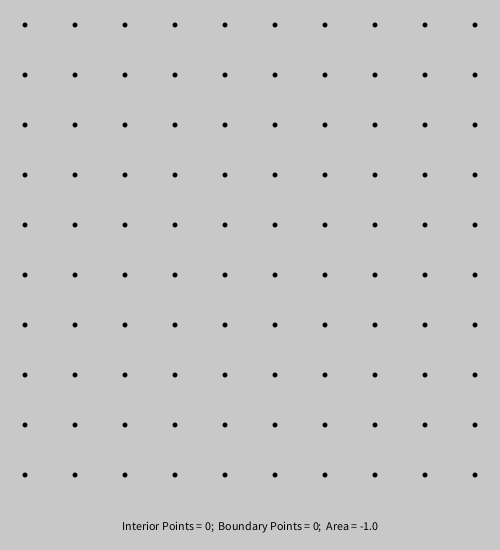
Frame 1 (no input)
Frame 60 (the mouse pressed at the canvas centre just before this capture): identical to frame 1, image omitted
Frame 120 (the mouse held since frame 60 and released just before this capture): identical to frame 1, image omitted

The Processing sketch that drew this single still picture (run headless with seeded random() and noise(); from frame 60 on, the mouse is pressed at the canvas centre):

// Processing sketch: PicksTheorem
// ── PicksTheorem.pde
/* An application to demonstrate Pick's Theorem */

int gridSize = 10;
int bumperSize = 25;

Boolean shapeSet = false;
Point selectedVertex = new Point(0, 0);

Boolean[][] selected = new Boolean[gridSize][gridSize];

Point[] vertices = new Point[0];

void setup() {
  
  size(500, 550);
  initialize();
}

void draw() {
  background(200, 200, 200);
  
  drawGrid(gridSize);
  drawPolygon();
}

void initialize(){
  
  selected = new Boolean[gridSize][gridSize];
  vertices = new Point[0];
  
   for (int i = 0; i < gridSize; i++) {
    for (int j = 0; j < gridSize; j++) {
      selected[i][j] = false;
    }
  }
}

float areaOfPolygon(int i, int b) {
  /* A = i + b/2 - 1 (i = interior, b = boundary) */
  return i + b/2.0 - 1.0;
}




// ── Point.pde
/*****
 Point class
 *****/
public class Point extends Object {
  float xCoord;
  float yCoord;

  public Point(float xC, float yC) {
    xCoord = xC;
    yCoord = yC;
  }

  /* returns true if this is an interior point */
  Boolean isInteriorPoint() {
    
    if (vertices.length == 0) return false;

    int ct = 0;

    for (int k = 0; k < vertices.length-1; k++) {
      Segment seg = new Segment(vertices[k], vertices[k+1]);
      ct += signedNumberOfPointAndSegment(this, seg);
    }

    if (vertices.length != 0) {
      Segment seg = new Segment(vertices[vertices.length-1], vertices[0]);
      ct += signedNumberOfPointAndSegment(this, seg);
    }

    if (1 == abs(ct % 2)) return true && !isBoundaryPoint();
    else return false;
  }

  /* returns true if this is a boundary point */
  Boolean isBoundaryPoint() {

    if (vertices.length == 0) return false;

    for (int k = 0; k < vertices.length-1; k++) {
      Segment seg = new Segment(vertices[k], vertices[k+1]);
      if (this.onLineSegment(seg)) return true;
    }

    Segment seg = new Segment(vertices[vertices.length-1], vertices[0]);
    if (this.onLineSegment(seg)) return true;

    return false;
  }

  /* returns true if point is on seg */
  Boolean onLineSegment(Segment seg) {
    
    //println("onlineSegment() called");

    Point p1 = seg.startPoint;
    Point p2 = seg.endPoint;

    float m1 = (p1.yCoord - p2.yCoord)/(p1.xCoord - p2.xCoord);
    float b1 = p1.yCoord - m1*p1.xCoord;

    if (p1.xCoord - p2.xCoord == 0) {
      // vertical line

      if (xCoord - p1.xCoord != 0) return false;

      if (yCoord < min(p1.yCoord, p2.yCoord) || yCoord > max(p1.yCoord, p2.yCoord)) return false;

      return true;
    }

    if (yCoord != m1*xCoord + b1) return false;

    // this is on line, but is it one line segment?
    if (xCoord >= min(p1.xCoord, p2.xCoord) && xCoord <= max(p1.xCoord, p2.xCoord)) return true;


    return false;
  }



  void showIntersections() {
    
    if(vertices.length == 0) return;
    
    for (int k = 0; k < vertices.length-1; k++) {
      Segment seg = new Segment(vertices[k], vertices[k+1]);
      signedNumberOfPointAndSegment(this, seg, true);
    }

    Segment seg = new Segment(vertices[vertices.length-1], vertices[0]);
    signedNumberOfPointAndSegment(this, seg, true);
    
  }
}







int signedNumberOfPointAndSegment(Point pt, Segment seg) {
  return signedNumberOfPointAndSegment(pt, seg, false);
}

int signedNumberOfPointAndSegment(Point pt, Segment seg, Boolean showIntersections) {

  Point p1 = seg.startPoint;
  Point p2 = seg.endPoint;

  float m1 = (p1.yCoord - p2.yCoord)/(p1.xCoord - p2.xCoord);
  float b1 = p1.yCoord - m1*p1.xCoord;

  // other line is line through pt and (-PI,-20*PI)
  float m2 = (pt.yCoord+PI)/(pt.xCoord+20*PI);
  float b2 = pt.yCoord - m2*pt.xCoord;

  float intX = (b1-b2)/(m2-m1);
  float intY = m2*intX + b2;

  if (p1.xCoord - p2.xCoord == 0) {
    intX = p1.xCoord;
    intY = m2*intX + b2;
  }

  /* draw intersections */
  if (showIntersections) {
    fill(255, 255, 255);
    ellipse(coordinatesForPointWithCoordinates(intX, intY).xCoord, coordinatesForPointWithCoordinates(intX, intY).yCoord, 10, 10);
  }

  if (intX > pt.xCoord) return 0; // pt is before the line segment

  /* determine if this is on the line segment */

  float minX = min(p1.xCoord, p2.xCoord);
  float maxX = max(p1.xCoord, p2.xCoord);
  float minY = min(p1.yCoord, p2.yCoord);
  float maxY = max(p1.yCoord, p2.yCoord);

  if (intX >= minX && intX <= maxX && intY >= minY && intY <= maxY) {
  }
  else {
    return 0;
  }

  /*******
   Determine the sign of the intersection 
   *******/

  // Determine if angles are in same or different quadrants

  float angle1 = atan2(pt.yCoord-intY, pt.xCoord-intX);
  float angle2 = atan2(p1.yCoord-intY, p1.xCoord-intX);

  int quadrant1 = floor(angle1/PI/2.0);
  int quadrant2 = floor(angle2/PI/2.0);

  if (quadrant1 == quadrant2) {
    if (angle1 - angle2 > 0) return 1;
    else return -1;
  }

  if (quadrant1 + 1 == quadrant2 % 4) {
    return -1;
  }
  else {
    return 1;
  }
}


// ── Segment.pde
public class Segment extends Object {
  Point startPoint;
  Point endPoint;

  public Segment(Point sP, Point eP) {
    startPoint = sP;
    endPoint = eP;
  }
}

// ── UserInput.pde
void mouseClicked() {

  float stepSize = (width-2*bumperSize)/(gridSize-1);

  int i = round((mouseX-bumperSize)/stepSize);
  int j = round((mouseY-bumperSize)/stepSize);

  /* // FOR DEBUGGING PURPOSES 
  if (shapeSet) {

    selectedVertex = new Point(i, j);

    println(i + "," + j);
    println(coordinatesForPoint(selectedVertex).xCoord + "," + coordinatesForPoint(selectedVertex).yCoord);

    for (int k = 0; k < vertices.length-1; k++) {
      Segment seg = new Segment(vertices[k], vertices[k+1]);
      println(signedNumberOfPointAndSegment(selectedVertex, seg));
    }
    
    Segment seg = new Segment(vertices[vertices.length-1],vertices[0]);
    println(signedNumberOfPointAndSegment(selectedVertex, seg));

    return;
  }
  */

  Point newVertex = new Point(i, j);
  vertices = (Point[]) append(vertices, newVertex);
}

void keyPressed() {
  if (key == ' ') {
    shapeSet = true;
    println("Shape set");
  }
  if(key == 'r'){
    initialize();
  }
}

// ── drawFunctions.pde
void drawGrid(int n) {

  //println("drawGrid() called");
  
  pushMatrix();
  translate(width/2.0, height/2.0);

  int stepSize = (width-bumperSize*2)/(n-1);
  noStroke();

  int interiorCt = 0;
  int boundaryCt = 0;

  for (int i = 0; i < n; i++) {
    for (int j = 0; j < n; j++) {

      float[] colorArray = new float[3];

      if (!selected[i][j]) fill(0, 0, 0);
      else colorArray[0] = 200;

      Point currentPoint = new Point(i, j);

      if (currentPoint.isInteriorPoint()) {
        colorArray[0] = 0;
        colorArray[1] = 255;
        colorArray[2] = 0;
        interiorCt++;
      }
      
      //println("isInteriorPoint()? " + currentPoint.isInteriorPoint());

      if (currentPoint.isBoundaryPoint()) {
        colorArray[0] = 0;
        colorArray[1] = 255;
        colorArray[2] = 255;
        boundaryCt++;
      }
      
      //println("isBoundaryPoint()? " + currentPoint.isBoundaryPoint());

      fill(colorArray[0], colorArray[1], colorArray[2]);
      
      Point vertexPoint = new Point(0,0);
      
      //println("vertexPoint set once");
      
      vertexPoint = coordinatesForPointWithCoordinates(i, j);
      
      //println("vertexPoint set twice");
      
      ellipse(vertexPoint.xCoord, vertexPoint.yCoord, 5, 5);
      
      //println("vertex drawn");
    }
  }


  /********
  FOR TROUBLESHOOTING 
  *******/
  //selectedVertex.showIntersections();
  /********/

  popMatrix();

  textAlign(CENTER, CENTER);
  fill(0);
  text("Interior Points = " + interiorCt +  ";  Boundary Points = " + boundaryCt + ";  Area = " + areaOfPolygon(interiorCt,boundaryCt), 250, 525);
  interiorCt = 0;
}

void drawPolygon() {

  fill(0, 120, 0, 40);
  stroke(0);

  pushMatrix();
  translate(width/2.0, height/2.0);

  beginShape();
  for (int i = 0; i < vertices.length; i++) {
    vertex(coordinatesForPointWithCoordinates(vertices[i].xCoord, vertices[i].yCoord).xCoord, coordinatesForPointWithCoordinates(vertices[i].xCoord, vertices[i].yCoord).yCoord);
  }
  endShape(CLOSE);

  popMatrix();
}








/* converts indices to sketch coordinates */
Point coordinatesForPointWithCoordinates(float i, float j) {
  int stepSize = (width-2*bumperSize)/(gridSize-1);
  Point returnPoint = new Point(-width/2.0 + bumperSize + i*stepSize, -height/2.0 + bumperSize + j*stepSize);
  return returnPoint;
}

Point coordinatesForPoint(Point pt) {
  return coordinatesForPointWithCoordinates(pt.xCoord, pt.yCoord);
}
